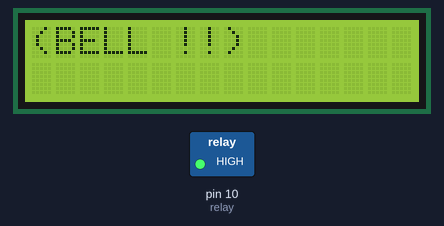
This sketch was run on a simulated Arduino Mega 2560, built for the host (arithmetic inside an expression is 32-bit, double 64-bit). On the bench: 16×2 character LCD, switched loads named in the sketch (green lamp = pin HIGH). Wiring (inferred from the names in the program): DS3231 clock at I2C address 0x68. The local clock reads 2024-03-15 10:24:30 at power-on unless the sketch sets it; storage starts empty; the audio player accepts every command and is not drawn; what the sketch prints to the serial monitor is not drawn.

Above: at 0.2 s.
At 6.8 s:
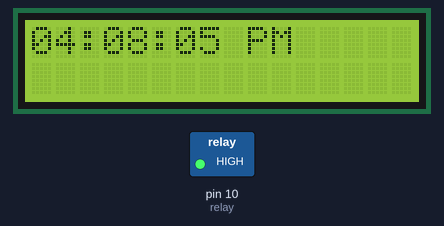
At 22.2 s:
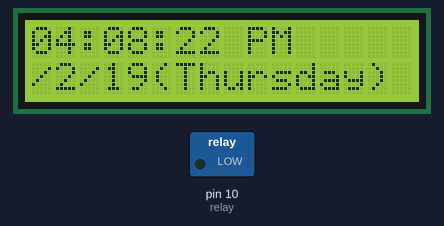
At 38.7 s:
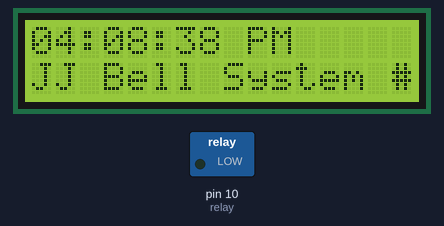
Timing chart, 0 to 40.0 s (numbered marks = the images above):
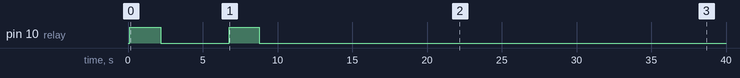

The sketch:

timer_modified_for_mini.ino
```cpp
#include "Wire.h"
#define DS3231_I2C_ADDRESS 0x68
#include <Wire.h>
#include <LiquidCrystal_I2C.h>
LiquidCrystal_I2C lcd(0x27, 16, 2);
#include "SD.h"
#define SD_ChipSelectPin 4
#include "TMRpcm.h"
#include "SPI.h"

TMRpcm tmrpcm;
int relay=10;
int waitfor=1;
int count=0;
int k=0;
int letcheck=0;
char charBuf[50];
// Convert normal decimal numbers to binary coded decimal
byte decToBcd(byte val){
  return( (val/10*16) + (val%10) );
}
// Convert binary coded decimal to normal decimal numbers
byte bcdToDec(byte val){
  return( (val/16*10) + (val%16) );
}
void setup(){
  tmrpcm.speakerPin = 46;
Serial.begin(115200);
if (!SD.begin(SD_ChipSelectPin)) {
Serial.println("SD fail");
return;
}

  pinMode(relay,OUTPUT);
  digitalWrite(relay,LOW);
  Wire.begin();
  Serial.begin(9600);
  lcd.begin();

  // Turn on the blacklight and print a message.
  lcd.backlight();
  lcd.print("Hello, world!");
  // set the initial time here:
  // DS3231 seconds, minutes, hours, day, date, month, year
  setDS3231time(0,8,16,5,28,2,19);
//  RTC.adjust(DateTime(__DATE__, __TIME__));
}
void setDS3231time(byte second, byte minute, byte hour, byte dayOfWeek, byte
dayOfMonth, byte month, byte year){
  // sets time and date data to DS3231
  Wire.beginTransmission(DS3231_I2C_ADDRESS);
  Wire.write(0); // set next input to start at the seconds register
  Wire.write(decToBcd(second)); // set seconds

  Wire.write(decToBcd(minute)); // set minutes
  Wire.write(decToBcd(hour)); // set hours
  Wire.write(decToBcd(dayOfWeek)); // set day of week (1=Sunday, 7=Saturday)
  Wire.write(decToBcd(dayOfMonth)); // set date (1 to 31)
  Wire.write(decToBcd(month)); // set month
  Wire.write(decToBcd(year)); // set year (0 to 99)
  Wire.endTransmission();
}
void readDS3231time(byte *second,
byte *minute,
byte *hour,
byte *dayOfWeek,
byte *dayOfMonth,
byte *month,
byte *year){
  Wire.beginTransmission(DS3231_I2C_ADDRESS);
  Wire.write(0); // set DS3231 register pointer to 00h
  Wire.endTransmission();
  Wire.requestFrom(DS3231_I2C_ADDRESS, 7);
  // request seven bytes of data from DS3231 starting from register 00h
  *second = bcdToDec(Wire.read() & 0x7f);
  *minute = bcdToDec(Wire.read());
  *hour = bcdToDec(Wire.read() & 0x3f);
  *dayOfWeek = bcdToDec(Wire.read());
  *dayOfMonth = bcdToDec(Wire.read());
  *month = bcdToDec(Wire.read());
  *year = bcdToDec(Wire.read());
}
void playalarm(int second,int waittime)
{
  if(second<=waittime)
  {
  digitalWrite(relay, HIGH);
  lcd.setCursor(0,0);
  lcd.print("(BELL !!)    ");
  }
  else
  {
    digitalWrite(relay, LOW);
  }
}
void music_play(char abc[])
{
      tmrpcm.play(abc);
      while(tmrpcm.isPlaying())
      {
         lcd.setCursor(0,0);
         lcd.print("(PLAYING !!)    ");
         delay(200);
      }
      delay(1000);

}
void song_ending_alarm()
{
     delay(500);
     digitalWrite(relay, HIGH);
     delay(2000);
     digitalWrite(relay, LOW);
}
void fralarm(int hour,int minute,int second)
{
  if(hour==8)
 {
   if(minute==55)
   {
    playalarm(second,waitfor+2);
   }
 }
 if(hour==9)
 {
   if(minute==0)
   {
    playalarm(second,waitfor+2);
    if(second==5)
    {
     music_play("xyz.wav");
     song_ending_alarm();
    }
   }


   if(minute==55)
   {
    playalarm(second,waitfor);
   }
 }

if(hour==10)
 {

   if(minute==50)
   {
    playalarm(second,waitfor+1);
   }
 }

if(hour==11)
 {
   if(minute==0)
   {
    playalarm(second,waitfor+1);
   }
   if(minute==50)
   {
    playalarm(second,waitfor);
   }
 }

 if(hour==12)
 {

   if(minute==40)
   {
    playalarm(second,waitfor+1);
   }
 }
 if(hour==14)
 {
  if(minute==0)
   {
     playalarm(second,waitfor+1);
   }
   if(minute==40)
   {
    playalarm(second,waitfor);
   }
 }
  if(hour==15)
 {
   if(minute==20)
   {
    playalarm(second,waitfor+1);
   }
   if(minute==30)
   {
    playalarm(second,waitfor+1);
   }
 }
 if(hour==16)
 {
   if(minute==8)
   {
    playalarm(second,1);
    if(second==5)
    {
     music_play("jana.wav");
     song_ending_alarm();
    }
   }


 }
}

void alarm(int hour,int minute,int second)
{
 if(hour==8)
 {
   if(minute==55)
   {
    playalarm(second,waitfor+2);
   }
 }
 if(hour==9)
 {
   if(minute==0)
   {
    playalarm(second,waitfor+2);
    if(second==5)
    {
     music_play("shreya.wav");
     song_ending_alarm();
    }
   }


   if(minute==55)
   {
    playalarm(second,waitfor);
   }
 }

if(hour==10)
 {

   if(minute==50)
   {
    playalarm(second,waitfor+1);
   }
 }

if(hour==11)
 {
   if(minute==0)
   {
    playalarm(second,waitfor+1);
   }
   if(minute==50)
   {
    playalarm(second,waitfor);
   }
 }

 if(hour==12)
 {

   if(minute==40)
   {
    playalarm(second,waitfor+1);
   }
 }
  if(hour==13)
 {

   if(minute==30)
   {
    playalarm(second,waitfor+1);
   }
 }
   if(hour==14)
 {

   if(minute==20)
   {
    playalarm(second,waitfor);
   }
 }
    if(hour==15)
 {

   if(minute==10)
   {
    playalarm(second,waitfor+1);
   }
   if(minute==20)
   {
    playalarm(second,waitfor+1);
   }
 }
   if(hour==16)
 {
   if(minute==8)
   {
    playalarm(second,1);
    if(second==5)
    {
     music_play("jana.wav");
     song_ending_alarm();
    }
   }


 }
}
void displayTime(){
  lcd.clear();
  byte second, minute, hour, dayOfWeek, dayOfMonth, month, year;
  // retrieve data from DS3231
  readDS3231time(&second, &minute, &hour, &dayOfWeek, &dayOfMonth, &month,
  &year);
  // send it to the serial monitor
  Serial.print(hour, DEC);
  int hou;
  String pre="";
  if(hour<12)
  {
    pre="AM";
  }
  else
  {
    pre="PM";
  }
  if(hour%12==0)
  {
    hou=12;
  }
  else
  {
    hou=hour%12;
  }
 if (hou<10) lcd.print('0');
 lcd.print(hou);
 lcd.print(":");
  // convert the byte variable to a decimal number when displayed
  Serial.print(":");
  Serial.print(minute, DEC);
  if (minute<10) lcd.print('0');
  lcd.print(minute,DEC);
  lcd.print(":");
  Serial.print(":");
  Serial.print(second, DEC);
  if (second<10) lcd.print('0');
  lcd.print(second,DEC);
  lcd.print(" ");
  lcd.print(pre);

if(dayOfWeek==6)//friday
  {
   fralarm(hour,minute,second);
  }
else if(dayOfWeek==7)//saturday
  {
   if(dayOfMonth>7&&dayOfMonth<15)
   {

   }
   else
   {
    alarm(hour,minute,second);

   }
  }
else if(dayOfWeek==1)//sunday
{

}
else
  {
  alarm(hour,minute,second);
  }


  //lcd.clear();
  //lcd.setCursor(count,0);
  String stringOne = "";

    stringOne=stringOne+"                ";
    stringOne=stringOne+String(dayOfMonth);
    stringOne=stringOne+"/";
    stringOne=stringOne+String(month);
    stringOne=stringOne+"/";
    stringOne=stringOne+String(year);
     stringOne=stringOne+"(";
    switch(dayOfWeek){
  case 1:
    stringOne=stringOne+"Sunday";
    break;
  case 2:
    stringOne=stringOne+"Monday";
    break;
  case 3:
    stringOne=stringOne+"Tuesday";
    break;
  case 4:
    stringOne=stringOne+"Wednesday";
    break;
  case 5:
    stringOne=stringOne+"Thursday";
    break;
  case 6:
    stringOne=stringOne+"Friday";
    break;
  case 7:
    stringOne=stringOne+"Saturday";
    break;
  }
   stringOne=stringOne+")";
  stringOne=stringOne+" JJ Bell System ";
    stringOne=stringOne+"#Contact:9544414811  ";
  stringOne=stringOne+"                 ";
    stringOne.toCharArray(charBuf, 100) ;
  lcd.setCursor(count,1);

   for(int j=k;j<=15+k;++j)
  {
    lcd.print(charBuf[j]);
   // Serial.print(charBuf[j]);
  }
  k=k+1;
  //Serial.println();
    if(k+16>strlen(charBuf))
    {
      k=0;
    }

//  if(count<=0)
//  {
//
//
//    if(k>strlen(charBuf))
//    {
//      count=15;
//      k=0;
//    }
//  }
//  else
//  {
//   for(int j=0;j<=15-count;++j)
//  {
//    lcd.print(charBuf[j]);
//    Serial.print(charBuf[j]);
//  }
//  count=count-1;
//  }

}
void loop(){

  displayTime(); // display the real-time clock data on the Serial Monitor,
  delay(1000); // every second
}
```

Measured:
- by itself, pin 10 (relay): alternates HIGH for 2.0 s and LOW for 4.6 s, 4 changes in all, then stays LOW
- what the display in image 1 shows lasts 3.5 s, from 5.3 s to 8.8 s
- what the display in image 2 shows lasts 1.0 s, from 22.2 s to 23.2 s
